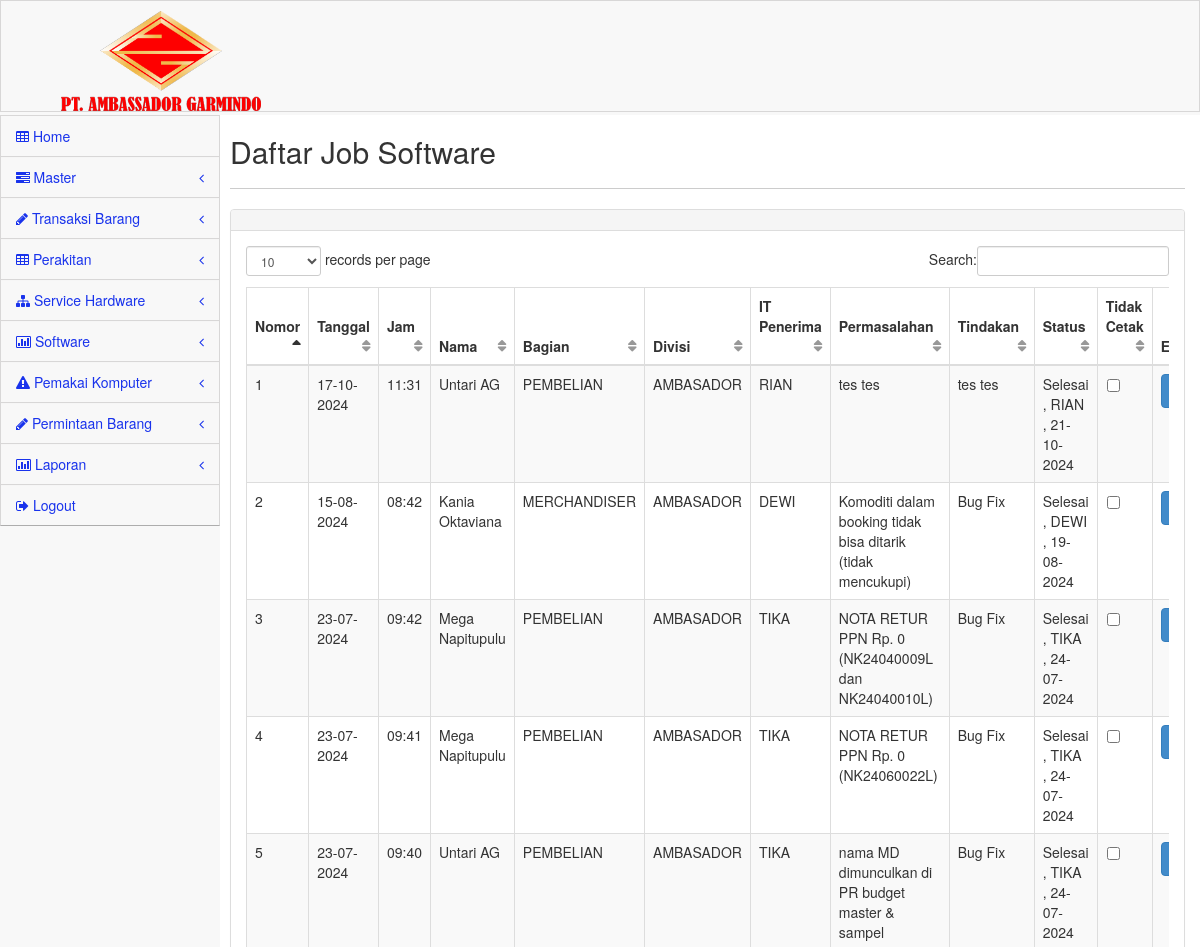
Before: /user.php?menu=software (upper part) with the older database file.
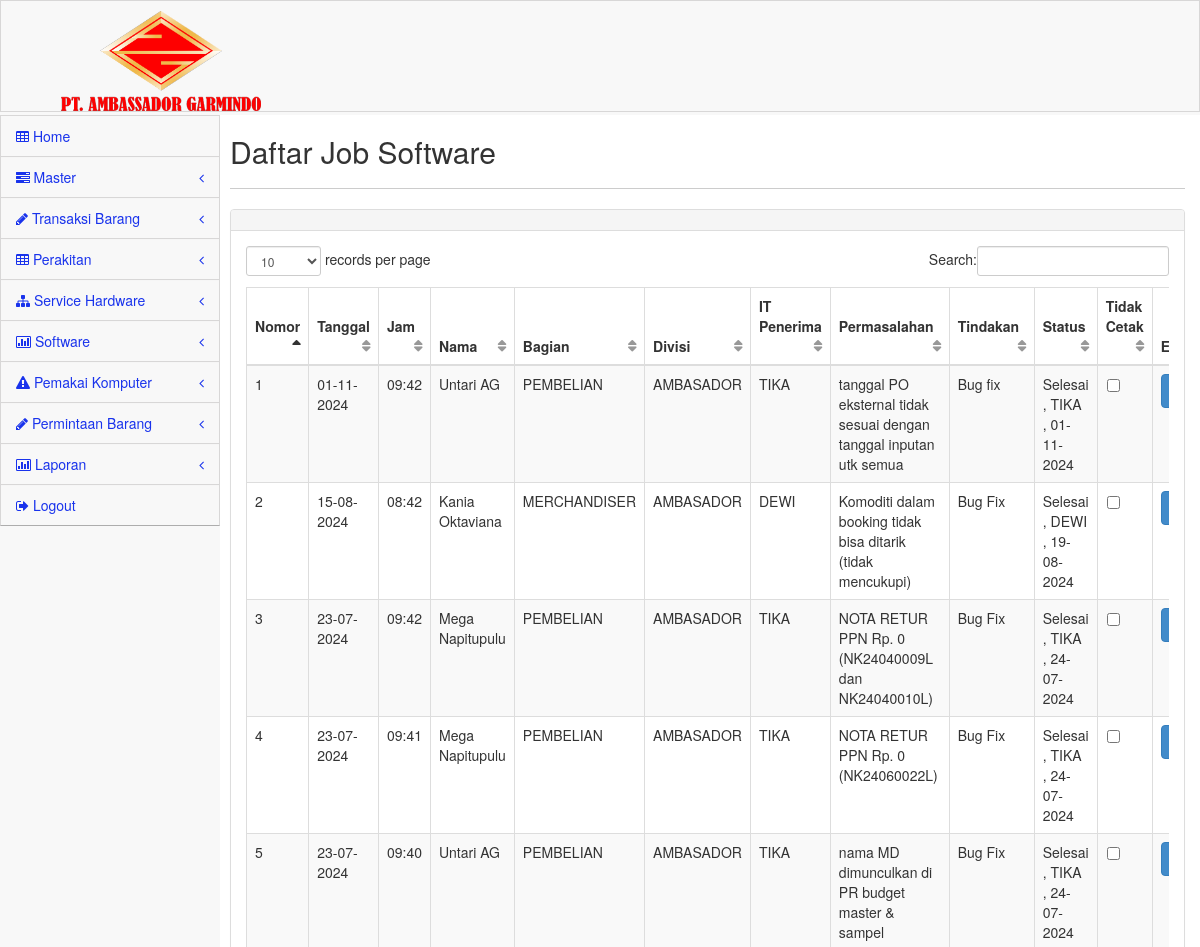
After: the same page with the newer database file.
### tables this page shows
CREATE TABLE `software` (
  `nomor` int(11) NOT NULL,
  `tgl` char(10) default NULL,
  `jam` char(5) default NULL,
  `nama` char(30) default NULL,
  `bagian` char(30) default NULL,
  `divisi` char(1) default NULL,
  `penerima` char(30) default NULL,
  `kasus` char(250) default NULL,
  `tgl2` char(10) default NULL,
  `jam2` char(5) default NULL,
  `tindakan` char(250) default NULL,
  `oleh` char(30) default NULL,
  `status` varchar(10) NOT NULL,
  `ippc` varchar(20) NOT NULL,
  `kategori` char(15) NOT NULL,
  `cetak` char(1) NOT NULL,
  `tglRequest` char(10) default NULL,
  `tglapprove` char(10) default NULL,
  `svc_kat` char(50) default NULL,
  KEY `_WA_Sys_nomor_32E0915F` USING BTREE (`nomor`),
  KEY `_WA_Sys_tgl_32E0915F` USING BTREE (`tgl`),
  KEY `_WA_Sys_jam_32E0915F` USING BTREE (`jam`),
  KEY `_WA_Sys_nama_32E0915F` USING BTREE (`nama`),
  KEY `_WA_Sys_bagian_32E0915F` USING BTREE (`bagian`),
  KEY `_WA_Sys_divisi_32E0915F` USING BTREE (`divisi`),
  KEY `_WA_Sys_penerima_32E0915F` USING BTREE (`penerima`),
  KEY `_WA_Sys_kasus_32E0915F` USING BTREE (`kasus`),
  KEY `_WA_Sys_tgl2_32E0915F` USING BTREE (`tgl2`),
  KEY `_WA_Sys_jam2_32E0915F` USING BTREE (`jam2`),
  KEY `_WA_Sys_tindakan_32E0915F` USING BTREE (`tindakan`),
  KEY `_WA_Sys_oleh_32E0915F` USING BTREE (`oleh`)
);

CREATE TABLE `divisi` (
  `kd` varchar(2) NOT NULL,
  `namadivisi` varchar(10) NOT NULL
);

### aplikasi/software.php (the view, shortened to what this page needs)
            <div class="inner">
                <div class="row">
                    <div class="col-lg-12">
                        <h2>Daftar Job Software</h2>
                    </div>
                </div>
                <hr />
                <div class="row">
                <div class="col-lg-12">
                    <div class="panel panel-default">
                        <div class="panel-heading">
                        </div>
                        <div class="panel-body">
                            <div class="table-responsive" style='overflow: scroll;'>
                                <table class="table table-striped table-bordered table-hover" id="dataTables-example">
                                    <thead>
                                        <tr>
									 <th>Nomor</th>
										 <th>Tanggal</th>
										 <th>Jam</th>
                                            <th>Nama</th>
                                            <th>Bagian</th>
											<th>Divisi</th>
											<th>IT Penerima</th>
											<th>Permasalahan</th>
											<th>Tindakan</th>
											<th>Status</th>
											<th>Tidak Cetak</th>
											<th>Edit</th>
                                        </tr>
                                    </thead>
                                    <tbody>
                                       <?$nou=1;
									   $sql = mysql_query("SELECT * FROM software order by nomor desc ");
				if(mysql_num_rows($sql) > 0){
				while($data = mysql_fetch_array($sql)){
				$tgl=$data['tgl'];
				$jam=$data['jam'];
				$nama=$data['nama'];
				$bagian=$data['bagian'];
				$divisi=$data['divisi'];
				$kasus=$data['kasus'];
					$nomor=$data['nomor'];
				$penerima=$data['penerima'];
					$status=$data['status'];
						$tindakan=$data['tindakan'];
						$tgl2=$data['tgl2'];
				$sqlll = mysql_query("SELECT * FROM divisi where kd='$divisi' ");
			while($dataa = mysql_fetch_array($sqlll)){
			$namadivisi=$dataa['namadivisi'];}
				?>
                                        <tr class="gradeC">
									<td><? echo $nou++ ?></td>
									<td><? echo $tgl ?></td>
									<td><? echo $jam ?></td>
                                            <td><? echo $nama ?></td>
                                            <td><? echo $bagian?></td>
                                            <td><? echo $namadivisi ?></td>
											<td><? echo $penerima ?></td>
											<td><? echo $kasus ?></td>
											<td><? echo $tindakan ?></td>
											<td>
											<? if($status=='Selesai'){
											echo $status.' , '.$penerima.' , '.$tgl2;
											}else{?><button type="submit" class="btn btn-info" value='<?php echo $nomor; ?>' data-toggle="modal"  data-target="#newReg" name='tomboledit'  onclick="new sendRequest(this.value)">
                                Diselesaikan
											</button><?}?>
											</td>
											<td>
<form name="testing" method="POST" action="aplikasi/updateceksoft.php">
<?
echo "<table><tr>";
    if ($data['cetak'] == 'T')
{
echo "<td><input type='hidden' name='nomorr' value='".$data['nomor']."' id='".$data['nomor']."'/>
<input type='checkbox' name='cek' value='' id='".$data['cetak']."' checked='checked' onclick='this.form.submit();' />";
}
else
{
echo "<td><input type='hidden' name='nomorr' value='".$data['nomor']."' id='".$data['nomor']."' />
<input type='checkbox' name='cek' value='T' id='".$data['nomor']."' onclick='this.form.submit();' />";
}
echo "</tr></table>";
?>
</form>
											 </td>
										  <td class="center"><a href="user.php?menu=editsoftware&nomor=<? echo $nomor ?>" class="btn text-muted text-center btn-primary">Edit</a></td>
                                        </tr>
                <?}}?>
                                    </tbody>
                                </table>
                            </div>
                        </div>
                    </div>
                </div>
            </div>

Changed rows visible on the page:
removed software: tgl "17-10-2024", jam "11:31", nama "Untari AG", bagian "PEMBELIAN", divisi.namadivisi "AMBASADOR", penerima "RIAN", kasus "tes tes", tindakan "tes tes", status "Selesai", tgl2 "21-10-2024"
added software: tgl "01-11-2024", jam "09:42", nama "Untari AG", bagian "PEMBELIAN", divisi.namadivisi "AMBASADOR", penerima "TIKA", kasus "tanggal PO eksternal tidak sesuai dengan tanggal inputan utk semua", tindakan "Bug fix", status "Selesai", tgl2 "01-11-2024"
